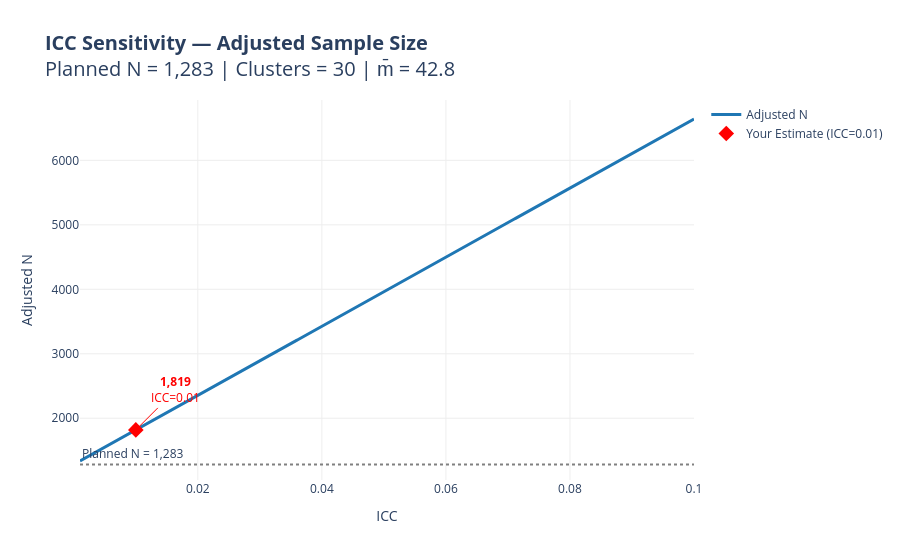

Notebook cell for this chart:
### Code cell
deff_icc, adjusted_n = calculate_icc_adjusted_n(
    planned_n=planned_n, icc_estimate=icc_estimate, num_clusters=num_clusters)

# Save to config
config["computed"]["deff_icc"] = round(deff_icc, 4)
config["computed"]["adjusted_n"] = adjusted_n
json.dump(config, open("../test_config.json", "w"), indent=2)

### Figure 1 — Plotly figure (JSON) as saved in the notebook; plotly's stock layout.template omitted (floating-point values rounded to 4 significant figures; data arrays with more than 128 entries replaced by an {"elided": "..."} marker saying what was removed)
{"data": [{"line": {"color": "#1f77b4", "width": 3}, "mode": "lines", "name": "Adjusted N", "type": "scatter", "x": {"elided": "500 float values"}, "y": {"elided": "500 float values"}}, {"marker": {"color": "red", "size": 12, "symbol": "diamond"}, "mode": "markers", "name": "Your Estimate (ICC=0.01)", "type": "scatter", "x": [0.01], "y": [1819]}], "layout": {"annotations": [{"showarrow": false, "text": "Planned N = 1,283", "x": 0, "xanchor": "left", "xref": "x domain", "y": 1283, "yanchor": "bottom", "yref": "y"}, {"arrowcolor": "red", "ax": 40, "ay": -40, "font": {"color": "red", "size": 12}, "text": "<b>1,819</b><br>ICC=0.01", "x": 0.01, "y": 1819}], "plot_bgcolor": "rgba(0,0,0,0)", "shapes": [{"line": {"color": "gray", "dash": "dot"}, "type": "line", "x0": 0, "x1": 1, "xref": "x domain", "y0": 1283, "y1": 1283, "yref": "y"}], "title": {"font": {"size": 20}, "text": "<b>ICC Sensitivity — Adjusted Sample Size</b><br>Planned N = 1,283 | Clusters = 30 | m̄ = 42.8"}, "xaxis": {"gridcolor": "#eee", "showgrid": true, "title": {"text": "ICC"}}, "yaxis": {"gridcolor": "#eee", "showgrid": true, "title": {"text": "Adjusted N"}}}}
